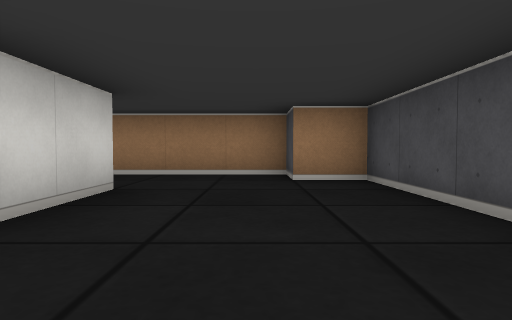
[1] (above)

16 first-person views from a walk through a cub3D maze. The camera is about half as high as the walls, tilts 2° down and sees 75° across. The floor is counted in squares. Each view is taken from the middle of a square. On the plan, view 1 faces up. The plan holds only what a view shows up to about 9 squares ahead; the rest is blank.

[2]
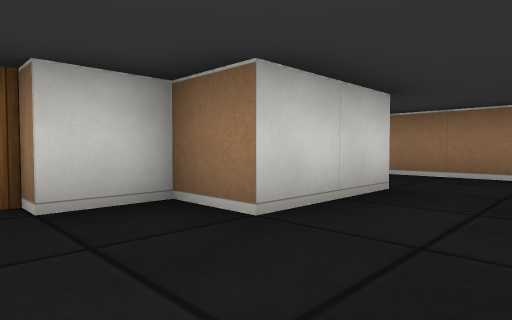

[3]
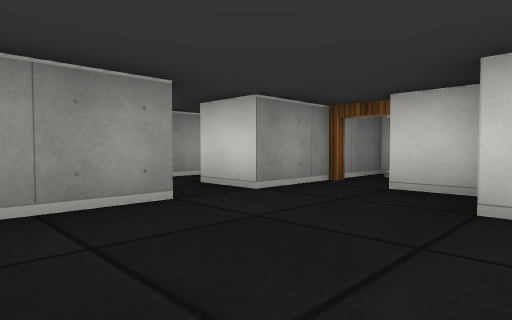

[4]
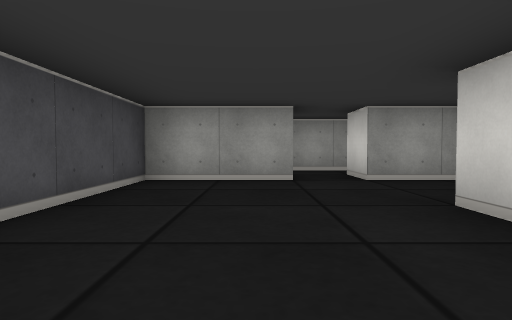

[5]
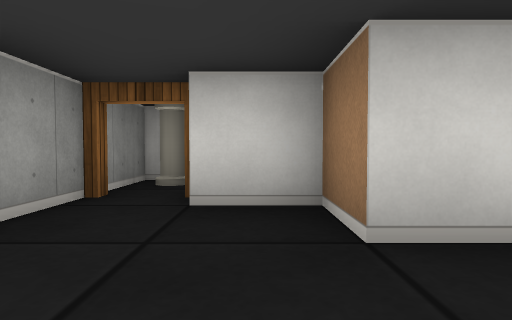

[6]
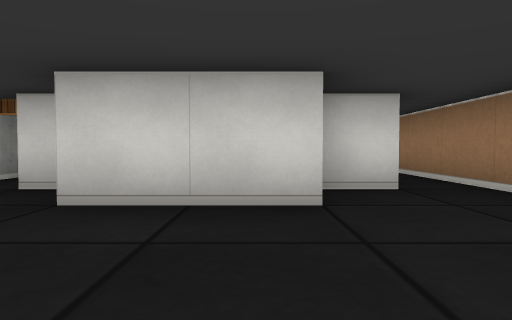

[7]
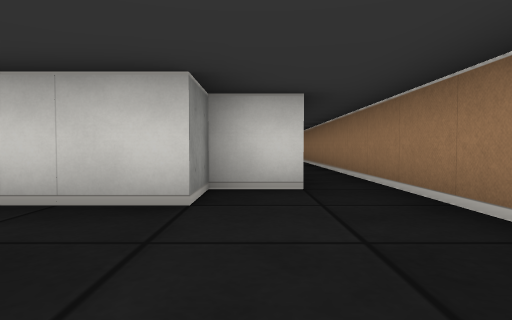

[8]
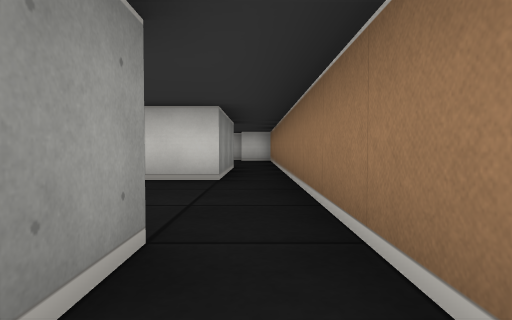

[9]
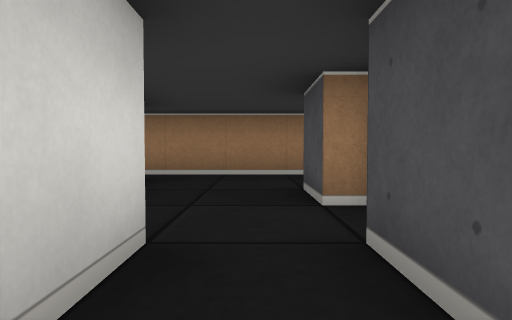

[10]
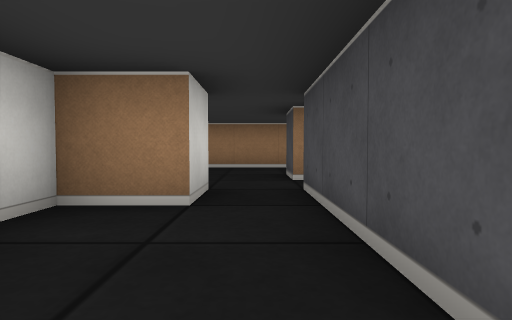

[11]
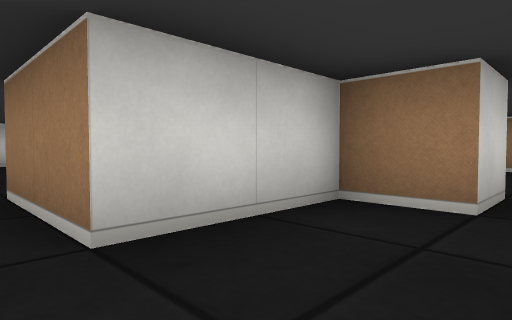

[12]
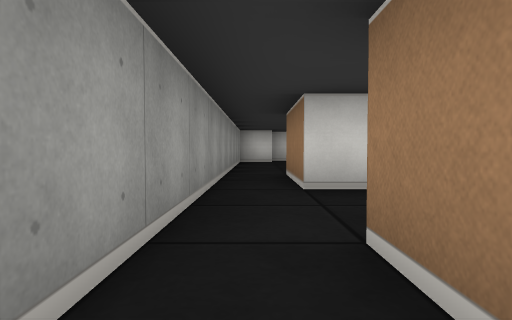

[13]
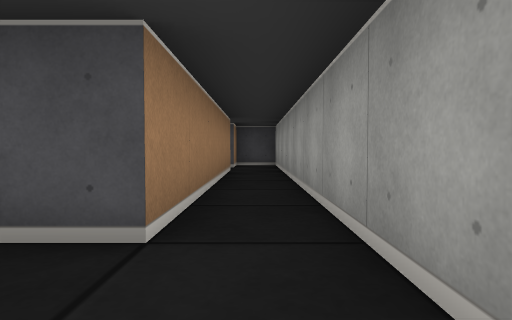

[14]
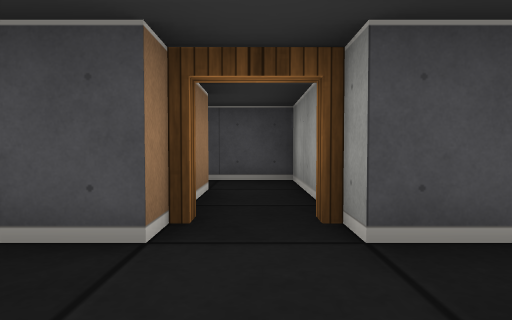

[15]
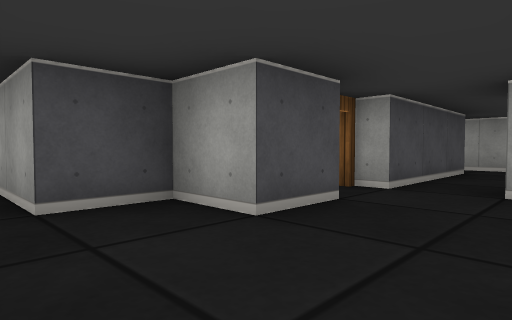

[16]
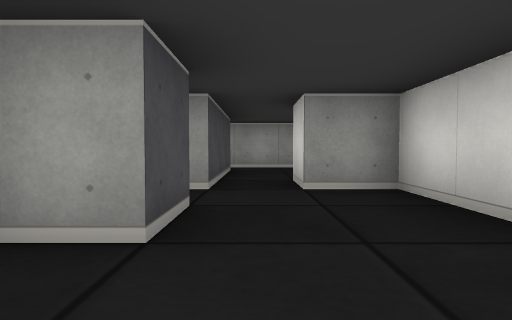

### Floor plan
Points are (right, up) in squares from view 1. A wall is a line through its corners. A room is listed if a view was taken in it or the views show most of it. See-through windows are left out.
Room 1 (views 1, 2, 3, 4, 5, 6, 7)
walls: (-0.6, -0.5) (1.5, -0.5) (1.5, 4.5) (0.5, 4.5) (0.5, 5.5) (-2.5, 5.5); (-2.5, 4.6) (-2.5, 3.5) (-1.5, 3.5) (-1.5, 1.5) (-2.5, 1.5) (-2.5, 0.5); (-2.9, -0.5) (-1.5, -0.5) (-1.5, -1.5)
ways out: opening at (-3, 5) to room 2; opening at (-1, -1) to room 3; open door at (-3, 0) to room 5
Room 2 (views 8, 14, 15, 16)
walls: (-8.5, 4.5) (-8.5, 1.5) (-7.5, 1.5) (-7.5, 0.5); (-6.5, 2.5) (-6.5, 3.5) (-5.5, 3.5) (-5.5, 4.5) (-4.1, 4.5); (-6.5, 0.5) (-6.5, 1.5); (-2.5, 5.5) (-8.6, 5.5)
ways out: opening at (-3, 5) to room 1; opening at (-7, 1) to room 3; open door at (-6, 2) to room 4; opening at (-9, 5)
Room 3 (views 9, 10, 11, 12, 13)
walls: (-7.5, 0.5) (-8.5, 0.5) (-8.5, -1.5) (-10.5, -1.5); (-10.4, -2.5) (0.5, -2.5) (0.5, -1.5) (-0.4, -1.5); (-1.5, -1.5) (-6.5, -1.5) (-6.5, 0.5)
ways out: opening at (-1, -1) to room 1; opening at (-7, 1) to room 2; opening at (-9.5, -2)
Room 4 (no view inside)
walls: (-4.6, 2.5) (-6.5, 2.5); (-6.5, 1.5) (-3.5, 1.5) (-3.5, 2.8)
ways out: open door at (-6, 2) to room 2
Room 5 (no view inside)
walls: (-4.6, -0.5) (-2.9, -0.5)
ways out: open door at (-3, 0) to room 1
objects: pillar (-4, 0)

Where each view was taken, in squares from view 1:
view 1: 0 up, 0 right, facing up
view 2: 0 up, 0 right, facing up-left
view 3: 2 up, 1 right, facing down-left
view 4: 4 up, 0 right, facing down
view 5: 1 up, 0 right, facing left
view 6: 3 up, 1 right, facing left
view 7: 4 up, 1 right, facing left
view 8: 5 up, 4 left, facing left
view 9: 0 up, 7 left, facing up
view 10: 2 down, 7 left, facing up
view 11: 2 down, 7 left, facing up-left
view 12: 2 down, 5 left, facing left
view 13: 2 down, 8 left, facing right
view 14: 2 up, 8 left, facing right
view 15: 5 up, 8 left, facing down-right
view 16: 5 up, 7 left, facing down
